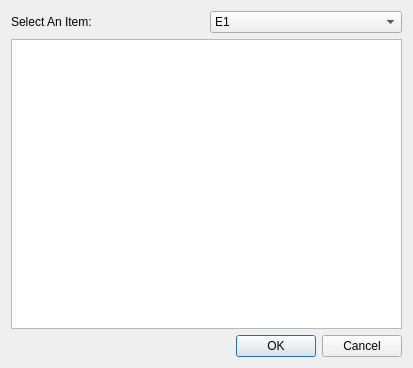
<?xml version="1.0" encoding="UTF-8"?>
<ui version="4.0">
 <class>filter_window</class>
 <widget class="QWidget" name="filter_window">
  <property name="geometry">
   <rect>
    <x>0</x>
    <y>0</y>
    <width>413</width>
    <height>368</height>
   </rect>
  </property>
  <property name="windowTitle">
   <string>Filter</string>
  </property>
  <layout class="QVBoxLayout" name="verticalLayout_2">
   <item>
    <layout class="QVBoxLayout" name="verticalLayout">
     <item>
      <layout class="QHBoxLayout" name="horizontalLayout">
       <item>
        <widget class="QLabel" name="label">
         <property name="text">
          <string>Select An Item:</string>
         </property>
        </widget>
       </item>
       <item>
        <widget class="QComboBox" name="comboBox">
         <property name="minimumSize">
          <size>
           <width>160</width>
           <height>0</height>
          </size>
         </property>
         <item>
          <property name="text">
           <string>E1</string>
          </property>
         </item>
         <item>
          <property name="text">
           <string>STM_1_Electrical</string>
          </property>
         </item>
         <item>
          <property name="text">
           <string>STM_1_Optical</string>
          </property>
         </item>
         <item>
          <property name="text">
           <string>STM_4</string>
          </property>
         </item>
         <item>
          <property name="text">
           <string>STM_16</string>
          </property>
         </item>
         <item>
          <property name="text">
           <string>STM_64</string>
          </property>
         </item>
         <item>
          <property name="text">
           <string>FE</string>
          </property>
         </item>
         <item>
          <property name="text">
           <string>10GE</string>
          </property>
         </item>
         <item>
          <property name="text">
           <string>40GE</string>
          </property>
         </item>
         <item>
          <property name="text">
           <string>100GE</string>
          </property>
         </item>
         <item>
          <property name="text">
           <string>Main Route</string>
          </property>
         </item>
         <item>
          <property name="text">
           <string>Protection Route </string>
          </property>
         </item>
         <item>
          <property name="text">
           <string>Protection Route 1</string>
          </property>
         </item>
         <item>
          <property name="text">
           <string>Protection Route 2</string>
          </property>
         </item>
        </widget>
       </item>
      </layout>
     </item>
     <item>
      <widget class="QListWidget" name="listWidget">
       <property name="mouseTracking">
        <bool>false</bool>
       </property>
      </widget>
     </item>
    </layout>
   </item>
   <item>
    <widget class="QDialogButtonBox" name="buttonBox">
     <property name="standardButtons">
      <set>QDialogButtonBox::Cancel|QDialogButtonBox::Ok</set>
     </property>
    </widget>
   </item>
  </layout>
 </widget>
 <resources/>
 <connections/>
</ui>
